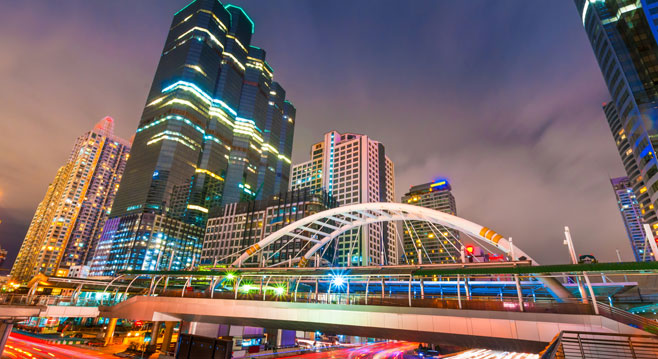
#> input picture image_arithmetic/bangkok.jpg, 658 x 359 px, given in place of the camera
$ python edgedetect.py   (older library calls are emulated)
#> lines starting #> are read from the running program, lines starting #| are printed output that depends on the picture
import cv2
import numpy as np

cap=cv2.VideoCapture(0)
while True:
    _,frame=cap.read()
#> frame is the input picture: shape (359, 658, 3); mean B, G, R 102.9, 104.3, 121.1
    laplacian=cv2.Laplacian(frame,cv2.CV_64F)
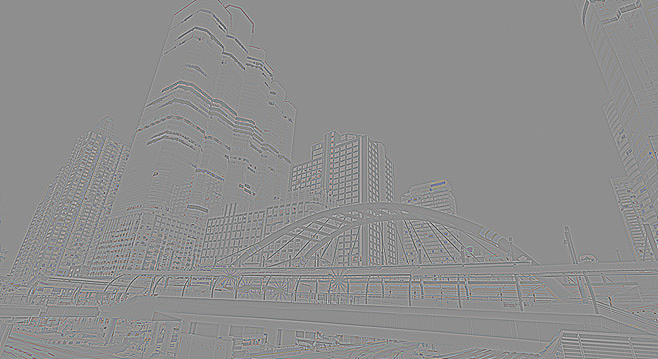
#> laplacian: shape (359, 658, 3) float64; mean B, G, R 0, 0, 0; drawn with min black and max white
    sobelx = cv2.Sobel(frame,cv2.CV_64F,1,0,ksize=5)
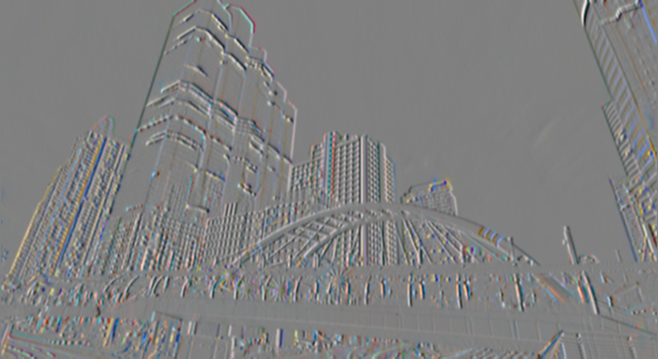
#> sobelx: shape (359, 658, 3) float64; mean B, G, R -3.3, -6.3, -13.6; drawn with min black and max white
    sobely = cv2.Sobel(frame,cv2.CV_64F,0,1,ksize=5)
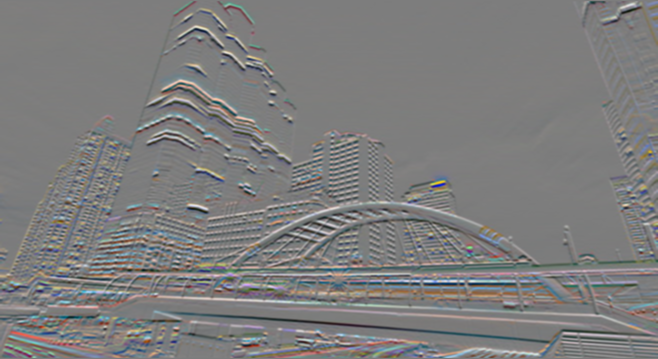
#> sobely: shape (359, 658, 3) float64; mean B, G, R -11.2, 3.6, 33.6; drawn with min black and max white

    cv2.imshow("original",frame)
    cv2.imshow("laplacian",laplacian)
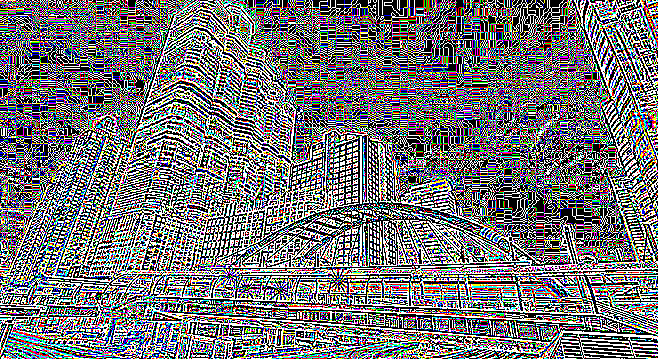
#> window 'laplacian': shape (359, 658, 3); mean B, G, R 117.2, 115.1, 115.7
    cv2.imshow('sobelx',sobelx)
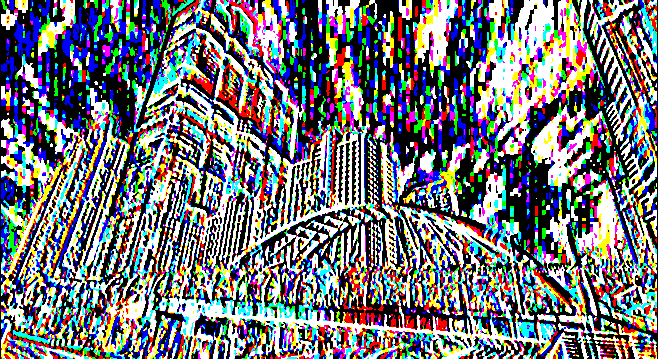
#> window 'sobelx': shape (359, 658, 3); mean B, G, R 121.4, 117, 115.3
    cv2.imshow('sobely',sobely)
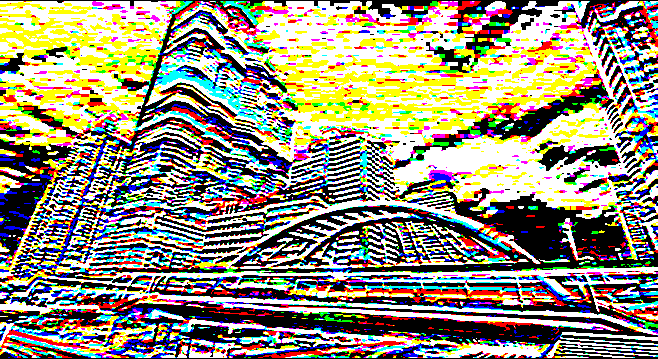
#> window 'sobely': shape (359, 658, 3); mean B, G, R 123, 143.2, 149.2

    edges = cv2.Canny(frame,100,100)
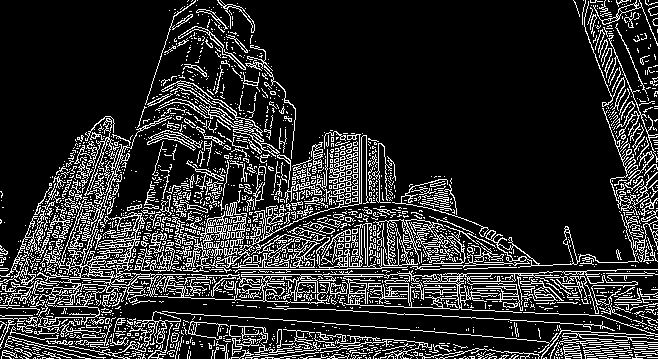
#> edges: shape (359, 658); 17.3% white in thin lines or dots
    cv2.imshow('Edges',edges)

    if cv2.waitKey(1) & 0xFF==ord("q"):
#> (key q is pressed here)
        break

cv2.destroyAllWindows()
cap.release()
